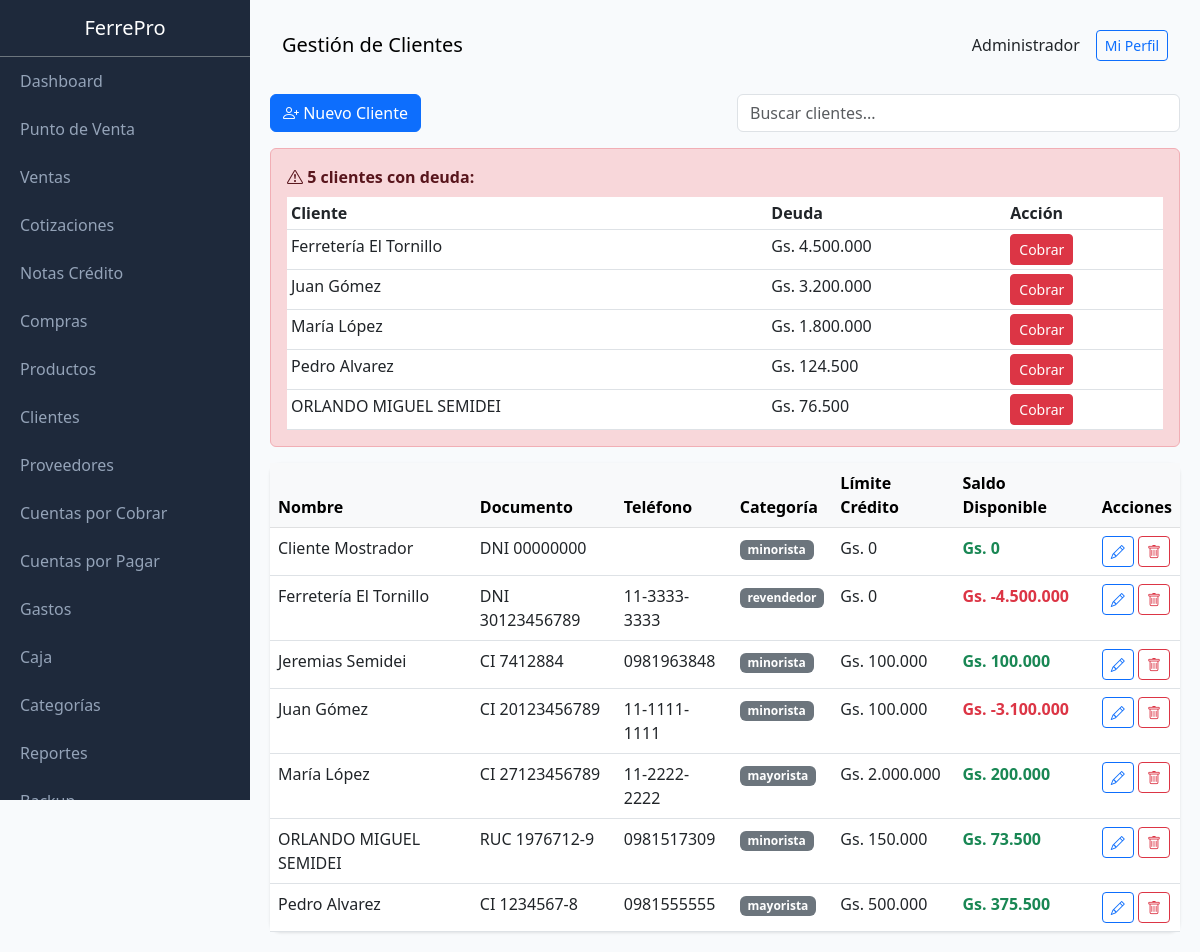
The page /public/index.php?page=clients (signed in) on the database as committed earlier.
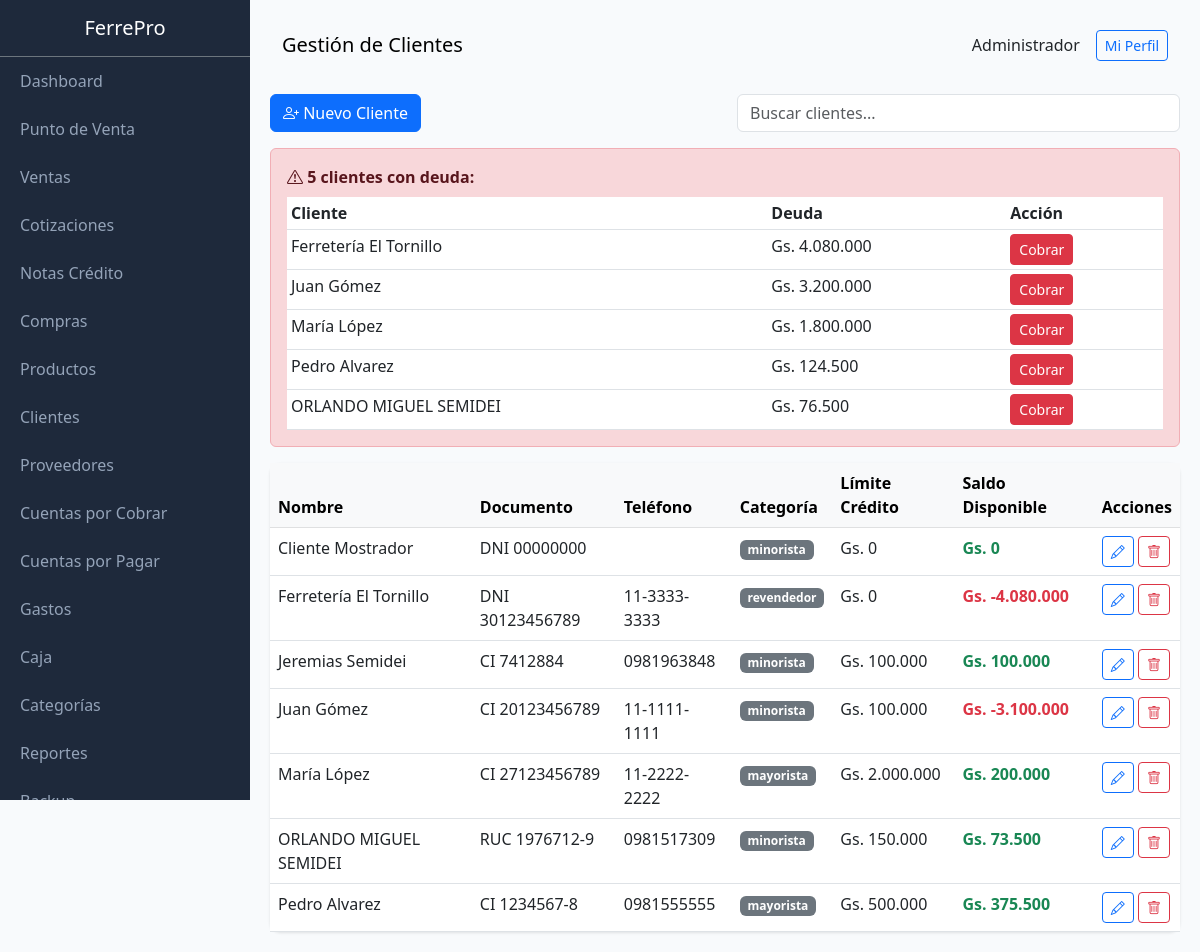
The same page on the database as committed later.
### tables this page shows
CREATE TABLE users (
                id INTEGER PRIMARY KEY AUTOINCREMENT,
                name TEXT NOT NULL,
                email TEXT UNIQUE,
                password TEXT NOT NULL,
                role TEXT DEFAULT 'vendedor',
                active INTEGER DEFAULT 1,
                created_at DATETIME DEFAULT CURRENT_TIMESTAMP
            , last_login DATETIME, last_password_change DATETIME, failed_login_attempts INTEGER DEFAULT 0, locked_until DATETIME, two_fa_enabled INTEGER DEFAULT 0, two_fa_secret TEXT);

CREATE TABLE clients (
                id INTEGER PRIMARY KEY AUTOINCREMENT,
                name TEXT NOT NULL,
                document_type TEXT DEFAULT 'DNI',
                document TEXT,
                phone TEXT,
                email TEXT,
                address TEXT,
                credit_limit REAL DEFAULT 0,
                category TEXT DEFAULT 'minorista',
                balance REAL DEFAULT 0,
                active INTEGER DEFAULT 1,
                created_at DATETIME DEFAULT CURRENT_TIMESTAMP
            , credit_days INTEGER DEFAULT 30);

### class/Database.php (called while the page is built, shortened)
<?php
class Database extends PDO {
    private static $instance = null;
    private function __construct() {
        $dbPath = dirname(__DIR__) . '/storage/ferrepro.db';
        $this->initTables();
    }
    public static function getInstance() {
        if (self::$instance === null) {
            self::$instance = new self();
        }
        return self::$instance;
    }
    private function initTables() {
        $this->seedDefaultData();
    }
    private function seedDefaultData() {
        $stmt = $this->query("SELECT COUNT(*) as count FROM users");
    }
}

### class/Format.php (called while the page is built, shortened)
<?php
class Format {
    public static function money($amount) {
        $amount = floatval($amount);
        return 'Gs. ' . number_format($amount, 0, ',', '.');
    }
}

### views/clients/index.php (the view, shortened to what this page needs)
<?php
$pageTitle = 'Gestión de Clientes';
$clients = db()->query("SELECT * FROM clients WHERE active = 1 ORDER BY name")->fetchAll(PDO::FETCH_ASSOC);
$debtors = db()->query("SELECT * FROM clients WHERE active = 1 AND balance > 0 ORDER BY balance DESC")->fetchAll(PDO::FETCH_ASSOC);
$content = '
<div class="row mb-3">
    <div class="col-md-6">
        <a href="?page=clients&action=new" class="btn btn-primary"><i class="bi bi-person-plus"></i> Nuevo Cliente</a>
    </div>
    <div class="col-md-6">
        <input type="text" id="searchClients" class="form-control" placeholder="Buscar clientes...">
    </div>
</div>';
if (count($debtors) > 0) {
    $content .= '<div class="alert alert-danger">
    <strong><i class="bi bi-exclamation-triangle"></i> ' . count($debtors) . ' clientes con deuda:</strong>
    <table class="table table-sm mt-2 mb-0">
        <thead><tr><th>Cliente</th><th>Deuda</th><th>Acción</th></tr></thead>
        <tbody>';
    foreach ($debtors as $d) {
        $content .= '<tr><td>' . htmlspecialchars($d['name']) . '</td><td>' . Format::money($d['balance']) . '</td><td><a href="?page=receivable&client=' . $d['id'] . '" class="btn btn-sm btn-danger">Cobrar</a></td></tr>';
    }
    $content .= '</tbody></table></div>';
}
$content .= '
<div class="card">
    <div class="card-body p-0">
        <table class="table table-hover mb-0" id="clientsTable">
            <thead class="table-light">
                <tr>
                    <th>Nombre</th>
                    <th>Documento</th>
                    <th>Teléfono</th>
                    <th>Categoría</th>
                    <th>Límite Crédito</th>
                    <th>Saldo Disponible</th>
                    <th>Acciones</th>
                </tr>
            </thead>
            <tbody>';
foreach ($clients as $c) {
    $availableCredit = $c['credit_limit'] - $c['balance'];
    $balanceClass = $availableCredit < 0 ? 'text-danger fw-bold' : 'text-success fw-bold';
    $content .= '<tr>
        <td>' . htmlspecialchars($c['name']) . '</td>
        <td>' . $c['document_type'] . ' ' . htmlspecialchars($c['document']) . '</td>
        <td>' . htmlspecialchars($c['phone']) . '</td>
        <td><span class="badge bg-secondary">' . $c['category'] . '</span></td>
        <td>' . Format::money($c['credit_limit']) . '</td>
        <td class="' . $balanceClass . '">' . Format::money($availableCredit) . '</td>
        <td>
            <a href="?page=clients&action=edit&id=' . $c['id'] . '" class="btn btn-sm btn-outline-primary"><i class="bi bi-pencil"></i></a>
            <a href="?page=clients&action=delete&id=' . $c['id'] . '" class="btn btn-sm btn-outline-danger" onclick="return confirm(\'¿Eliminar?\')"><i class="bi bi-trash"></i></a>
        </td>
    </tr>';
}
$content .= '</tbody>
        </table>
    </div>
</div>
<script>
document.getElementById("searchClients").addEventListener("input", function() {
    const term = this.value.toLowerCase();
    const rows = document.querySelectorAll("#clientsTable tbody tr");
    rows.forEach(row => {
        row.style.display = row.textContent.toLowerCase().includes(term) ? "" : "none";
    });
});
</script>';

### public/index.php (shortened to what this page needs)
<?php
require_once dirname(__DIR__) . '/class/Database.php';
require_once dirname(__DIR__) . '/class/Format.php';
function db() {
    return Database::getInstance();
}
function auth() {
    return isset($_SESSION['user_id']) ? $_SESSION['user_id'] : null;
}
function user() {
    $stmt = db()->prepare("SELECT id, name, email, role FROM users WHERE id = ?");
    $stmt->execute([auth()]);
    return $stmt->fetch(PDO::FETCH_ASSOC);
}
function view($file, $data = []) {
    extract($data);
    $content = null;
    include dirname(__DIR__) . '/views/' . $file . '.php';
    include dirname(__DIR__) . '/views/layouts/main.php';
    exit;
}
$page = $_GET['page'] ?? 'home';
switch ($page) {
    case 'clients':
        view('clients/index');
        break;
}
?>

### views/layouts/main.php (shortened to what this page needs)
<!DOCTYPE html>
<html lang="es">
<head>
    <link rel="stylesheet" href="https://cdn.jsdelivr.net/npm/bootstrap@5.3.0/dist/css/bootstrap.min.css">
    <link rel="stylesheet" href="https://cdn.jsdelivr.net/npm/bootstrap-icons@1.10.0/font/bootstrap-icons.css">
</head>
<body>
    <div class="sidebar">
        <div class="p-3 text-center border-bottom border-secondary">
            <h5 class="text-white mb-0">FerrePro</h5>
        </div>
        <nav class="nav flex-column">
            <a class="nav-link" href="?page=dashboard">Dashboard</a>
            <a class="nav-link" href="?page=pos">Punto de Venta</a>
            <a class="nav-link" href="?page=sales">Ventas</a>
            <a class="nav-link" href="?page=quotes">Cotizaciones</a>
            <a class="nav-link" href="?page=credit_notes">Notas Crédito</a>
            <a class="nav-link" href="?page=purchases">Compras</a>
            <a class="nav-link" href="?page=products">Productos</a>
            <a class="nav-link" href="?page=clients">Clientes</a>
            <a class="nav-link" href="?page=providers">Proveedores</a>
            <a class="nav-link" href="?page=receivable">Cuentas por Cobrar</a>
            <a class="nav-link" href="?page=payable">Cuentas por Pagar</a>
            <a class="nav-link" href="?page=expenses">Gastos</a>
            <a class="nav-link" href="?page=cash">Caja</a>
            <a class="nav-link" href="?page=categories">Categorías</a>
            <a class="nav-link" href="?page=reports">Reportes</a>
            <a class="nav-link" href="?page=backup">Backup</a>
        </nav>
    </div>
    <div class="main-content">
        <nav class="navbar navbar-expand-lg mb-4 rounded">
            <div class="container-fluid">
                <span class="navbar-brand mb-0 h1"><?= $pageTitle ?? 'FerrePro' ?></span>
                <div class="d-flex align-items-center gap-3">
                    <span><?= user()['name'] ?? '' ?></span>
                    <a href="?page=profile" class="btn btn-sm btn-outline-primary">Mi Perfil</a>
                </div>
            </div>
        </nav>
        <?= $content ?? '' ?>
    </div>
</body>
</html>

### views/layouts/main.php (style rules this page uses)
:root { --primary: #2563eb; --dark: #1e293b; }
body { font-family: 'Segoe UI', sans-serif; background: #f8fafc; }
.sidebar { width: 250px; background: var(--dark); height: 100vh; position: fixed; top: 0; left: 0; overflow-y: auto; }
.sidebar .nav-link { color: #94a3b8; padding: 12px 20px; }
.main-content { margin-left: 250px; padding: 20px; }
.card { border: none; border-radius: 10px; box-shadow: 0 1px 3px rgba(0,0,0,0.1); }

Rows that differ between the two databases and show on the page:
changed clients "Ferretería El Tornillo": balance "Gs. 4.500.000" → "Gs. 4.080.000"; Format::money($availableCredit) "Gs. -4.500.000" → "Gs. -4.080.000"
